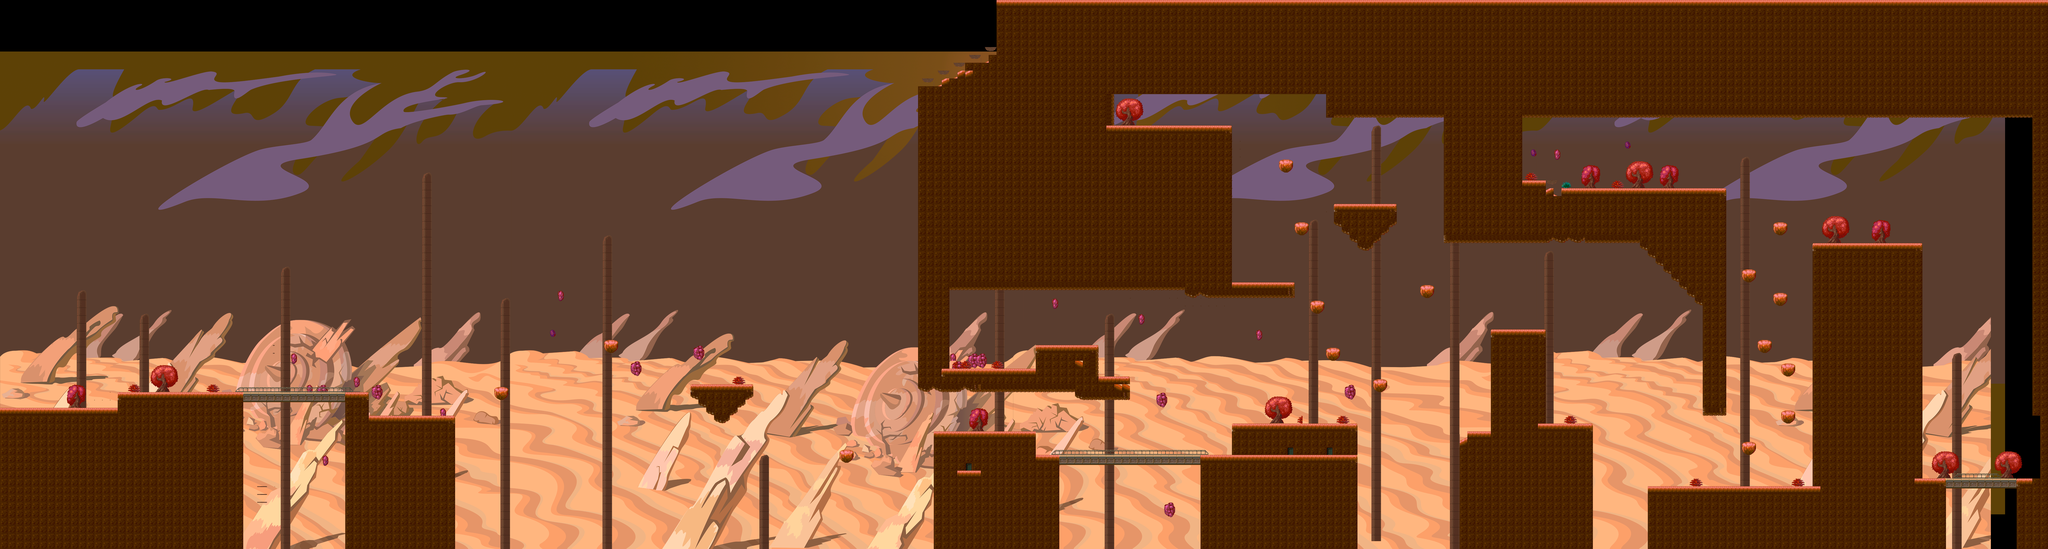

Below is a game level as drawn by its tile map, then a one-line description and the .tmx that defines it (tile-layer data replaced by summaries):
An orthogonal 261x70 tile map with 32x32 px tiles, 2 tile layers (Back tiles, Map), 1 hidden layer not drawn, 2 tilesets, 2 image layers and 158 objects (53x Wall, 39x Floor, 36x Coin, 13x FloorEnemy, 10x FlyEnemy, ...).

<map version="1.2" tiledversion="1.2.4" orientation="orthogonal" renderorder="right-down" width="261" height="70" tilewidth="32" tileheight="32" infinite="0" nextlayerid="11" nextobjectid="196">
 <properties>
  <property name=" BackgroundMusic" value="audio/music/Background2.ogg" />
 </properties>
 <tileset firstgid="1" name="Tileset" tilewidth="32" tileheight="32" tilecount="88" columns="8">
  <image source="TilesetMap1.png" trans="ff00ff" width="256" height="359" />
 </tileset>
 <tileset firstgid="89" name="meta" tilewidth="32" tileheight="32" tilecount="3" columns="3">
  <image source="meta.png" width="96" height="32" />
 </tileset>
 <imagelayer id="2" name="Background" offsetx="-6" offsety="210">
  <image source="Background_Map1.png" width="8183" height="1889" />
  <properties>
   <property name="Parallax" type="float" value="0.7" />
  </properties>
 </imagelayer>
 <imagelayer id="3" name="Front" offsetx="0" offsety="1249">
  <image source="Front_Map1.png" width="8119" height="1184" />
  <properties>
   <property name="Parallax" type="float" value="1.1" />
  </properties>
 </imagelayer>
 <layer id="9" name="Back tiles" width="400" height="100">
  <properties>
   <property name="Navigation" type="int" value="0" />
  </properties>
  <data>[40000 cells, 1034 non-empty, 50 distinct tile ids]</data>
 </layer>
 <layer id="8" name="Map" width="400" height="100">
  <properties>
   <property name="Navigation" type="int" value="0" />
  </properties>
  <data>[40000 cells, 7803 non-empty, 72 distinct tile ids]</data>
 </layer>
 <layer id="10" name="Pathfinding" width="400" height="100" visible="0">
  <properties>
   <property name="Navigation" type="int" value="1" />
   <property name="Nodraw" type="int" value="1" />
  </properties>
  <data>[40000 cells, 6766 non-empty, 2 distinct tile ids]</data>
 </layer>
 <objectgroup id="5" name="Colliders">
  <object id="5" name="Floor" x="9.75757" y="1668.05" width="477" height="36" />
  <object id="6" name="Floor" x="483.424" y="1603.88" width="1019" height="26" />
  <object id="7" name="Floor" x="1504.76" y="1700.88" width="349" height="31" />
  <object id="8" name="Floor" x="2014.42" y="1578.22" width="54" height="20" />
  <object id="10" name="Floor" x="2459.76" y="1389.22" width="64" height="18.6667" />
  <object id="11" name="Floor" x="2818.76" y="1572.55" width="249" height="28.3333" />
  <object id="13" name="Floor" x="3421.09" y="1832.05" width="60.5" height="19.5" />
  <object id="15" name="Floor" x="3807.76" y="1765.21" width="417" height="25" />
  <object id="17" name="Floor" x="4222.42" y="1852.55" width="1314.67" height="23.6667" />
  <object id="19" name="Floor" x="5031.76" y="1735.21" width="498.667" height="9.33333" />
  <object id="20" name="Floor" x="3862.42" y="1508.21" width="360" height="24" />
  <object id="21" name="Floor" x="4225.59" y="1413.88" width="254.667" height="19.6667" />
  <object id="22" name="Floor" x="4469.42" y="1533.55" width="138.333" height="19" />
  <object id="23" name="Floor" x="5024.76" y="1158.55" width="258.667" height="19.6667" />
  <object id="24" name="Floor" x="5438.42" y="829.212" width="260" height="26.3333" />
  <object id="26" name="Floor" x="4532.42" y="508.546" width="489.667" height="25.6667" />
  <object id="27" name="Floor" x="6089.09" y="1349.88" width="210.667" height="10.6667" />
  <object id="31" name="Floor" x="6214.42" y="740.545" width="93.3333" height="36" />
  <object id="33" name="Floor" x="6307.76" y="768.545" width="56" height="37.3333" />
  <object id="34" name="Floor" x="6367.76" y="777.879" width="666.667" height="8" />
  <object id="35" name="Floor" x="6296.09" y="1731.55" width="199" height="14" />
  <object id="36" name="Floor" x="6731.09" y="1993.21" width="696" height="11.3333" />
  <object id="38" name="Floor" x="7171.76" y="1403.21" width="58.6667" height="17.3333" />
  <object id="39" name="Floor" x="7106.42" y="1115.21" width="58.6667" height="21.3333" />
  <object id="40" name="Floor" x="7405.09" y="993.88" width="438.667" height="17.3333" />
  <object id="41" name="Floor" x="7811.76" y="1952.55" width="536.667" height="29.3333" />
  <object id="43" name="Wall" x="482.758" y="1624.22" width="32" height="64.3333" />
  <object id="44" name="Wall" x="1481.09" y="1626.55" width="22.3333" height="92" />
  <object id="45" name="Wall" x="1812.76" y="1730.22" width="39.6667" height="516" />
  <object id="46" name="Wall" x="2008.76" y="1599.88" width="68.6667" height="33" />
  <object id="48" name="Wall" x="2458.42" y="1409.55" width="70.3333" height="34" />
  <object id="49" name="Wall" x="2818.42" y="1597.88" width="240" height="22.6667" />
  <object id="50" name="Wall" x="2849.09" y="1623.21" width="190.667" height="26.6667" />
  <object id="51" name="Wall" x="2878.42" y="1655.21" width="129.333" height="30.6667" />
  <object id="52" name="Wall" x="2910.42" y="1677.88" width="64" height="44" />
  <object id="55" name="Wall" x="3415.76" y="1853.55" width="74.6667" height="31.3333" />
  <object id="56" name="Wall" x="4183.09" y="1790.21" width="38.6667" height="466" />
  <object id="59" name="Wall" x="3749.09" y="356.546" width="54" height="1234" />
  <object id="60" name="Wall" x="3802.42" y="1543.21" width="609.333" height="44.6667" />
  <object id="61" name="Wall" x="4386.42" y="1589.55" width="220.667" height="36.6667" />
  <object id="62" name="Wall" x="4555.42" y="1554.21" width="53.6667" height="36" />
  <object id="63" name="Wall" x="4452.09" y="1417.88" width="27.6667" height="132.667" />
  <object id="64" name="Wall" x="4226.09" y="1425.88" width="27.6667" height="96.6667" />
  <object id="65" name="Wall" x="3828.76" y="1189.21" width="40.6667" height="320.667" />
  <object id="66" name="Wall" x="3875.09" y="1131.55" width="963" height="49" />
  <object id="67" name="Wall" x="4833.09" y="1183.55" width="64" height="31" />
  <object id="68" name="Wall" x="4898.09" y="1198.55" width="385" height="19" />
  <object id="69" name="Wall" x="5266.09" y="1166.55" width="14" height="49" />
  <object id="70" name="Wall" x="4990.09" y="536.546" width="33" height="633" />
  <object id="71" name="Wall" x="4506.09" y="383.546" width="37" height="124" />
  <object id="72" name="Wall" x="4536.09" y="364.546" width="878" height="18" />
  <object id="73" name="Wall" x="5411.09" y="380.546" width="30.6667" height="102" />
  <object id="74" name="Wall" x="5437.09" y="460.546" width="468" height="24" />
  <object id="75" name="Wall" x="5889.09" y="482.546" width="34" height="512" />
  <object id="76" name="Wall" x="5925.09" y="972.545" width="782" height="22" />
  <object id="77" name="Wall" x="6165.09" y="480.546" width="46" height="256" />
  <object id="79" name="Wall" x="5495.42" y="1877.21" width="42.6667" height="352" />
  <object id="80" name="Wall" x="6085.09" y="1365.88" width="24" height="396.333" />
  <object id="81" name="Wall" x="6479.76" y="1745.88" width="18.6667" height="486.667" />
  <object id="83" name="Wall" x="6917.09" y="1199.21" width="54.6667" height="32" />
  <object id="84" name="Wall" x="6882.42" y="1161.88" width="53.3333" height="37.3333" />
  <object id="85" name="Wall" x="6835.76" y="1131.21" width="52" height="26.6667" />
  <object id="86" name="Wall" x="6806.42" y="1091.21" width="48" height="40" />
  <object id="87" name="Wall" x="6778.42" y="1055.21" width="40" height="41.3333" />
  <object id="88" name="Wall" x="6747.76" y="1031.21" width="49.3333" height="38.6667" />
  </objectgroup>
 <objectgroup id="7" name="Entities">
  <!-- 62 objects omitted --></objectgroup>
</map>
<!-- 93 of 158 objects omitted -->